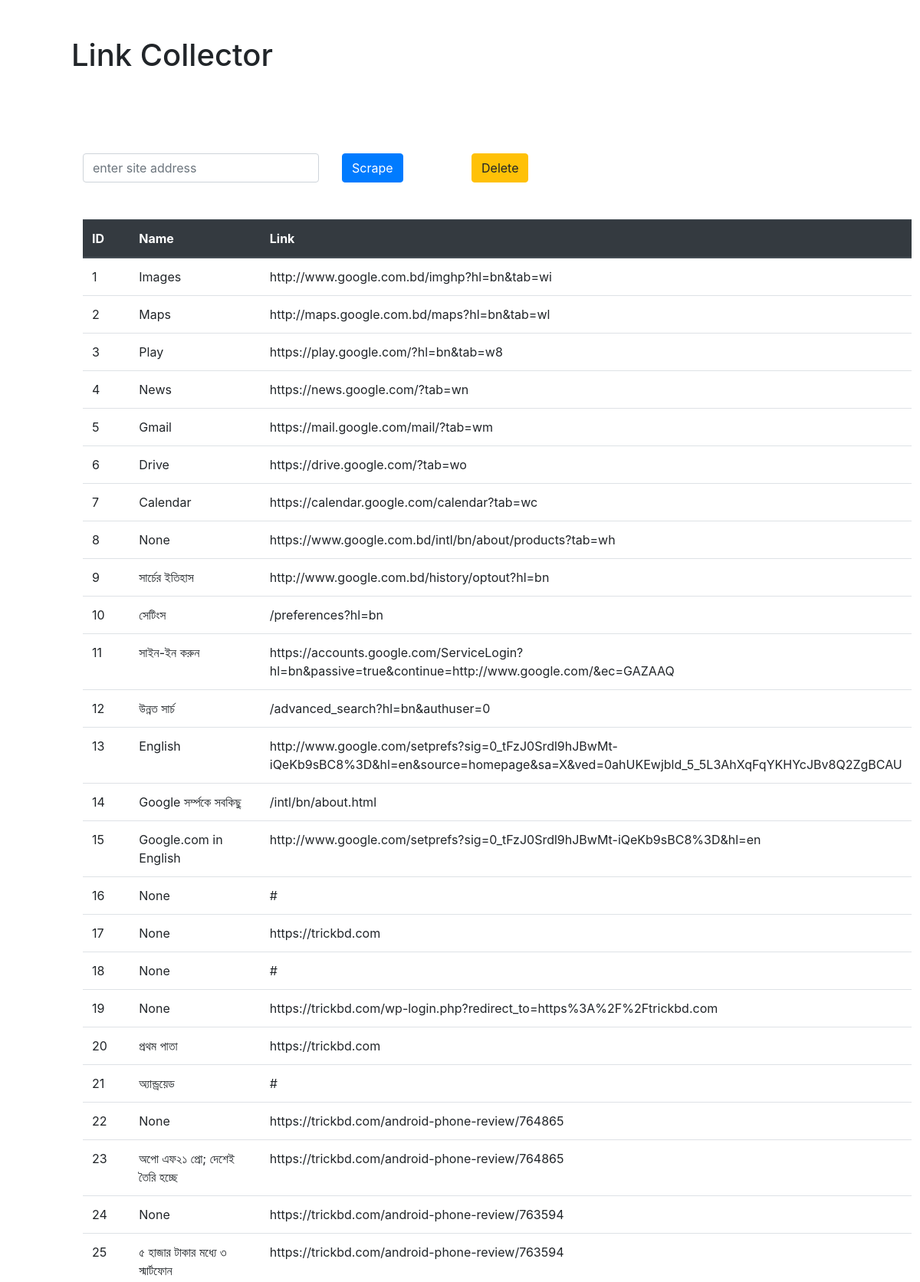
The page / (upper part) on the database its author committed.
### App/models.py (models this page shows, shortened)
class Link(models.Model):
    address = models.CharField(max_length=1000, null=True, blank=True)
    name = models.CharField(max_length=1000, null=True, blank=True)

### App/views.py (the view)
# urls.py: path('', views.scrape, name="scrape")
def scrape(request):
    if request.method == "POST":
        site = request.POST.get('site', '')
        page = requests.get(site)
        soup = BeautifulSoup(page.text, 'html.parser')
        for link in soup.find_all('a'):
            link_address = link.get('href')
            link_text = link.string
            Link.objects.create(address=link_address, name=link_text)
        return HttpResponseRedirect('/')
    else:
        data = Link.objects.all()
    return render(request, 'index.html', {'data': data})

### templates/index.html (shortened to what this page needs)
<!DOCTYPE html>
<html lang="en">
<head>
        <link rel="stylesheet" href="https://stackpath.bootstrapcdn.com/bootstrap/4.3.1/css/bootstrap.min.css">
</head>
<body>
       <div class="container">
        <div class="row">
            <div class="col-md-12 m-5">
                <h1>Link Collector</h1>
            </div>
        </div>
        <div class="row m-5">
            <div class="col-md-4">
                <form method="POST" action="/">
                    <input class="form-control" name="site" type="text" id="site" placeholder="enter site address">
                </div>
                <div class="col-md-2">
                    <button class="btn btn-primary" type="submit">Scrape</button>
                </div>
                <div class="col-md-6">
                    <a class="btn btn-warning" href="/delete">Delete</a>
                </div>
        </div>
           <div class="row m-5">
               <div class="col-md-8">
                    <table class="table">
                            <thead class="thead-dark">
                              <tr>
                                <th scope="col">ID</th>
                                <th scope="col">Name</th>
                                <th scope="col">Link</th>
                              </tr>
                            </thead>
                            <tbody>
                            {% for link in data %}
                              <tr>
                                <td>{{link.id}}</td>
                                <td>{{link.name}}</td>
                                <td>{{link.address}}</td>
                              </tr>
                              {% endfor %}
                            </tbody>
                          </table>
               </div>
           </div>
       </div>
</body>
</html>

### rows shown on the page
Link: id "1", name "Images", address "http://www.google.com.bd/imghp?hl=bn&tab=wi"
Link: id "2", name "Maps", address "http://maps.google.com.bd/maps?hl=bn&tab=wl"
Link: id "3", name "Play", address "https://play.google.com/?hl=bn&tab=w8"
Link: id "4", name "News", address "https://news.google.com/?tab=wn"
Link: id "5", name "Gmail", address "https://mail.google.com/mail/?tab=wm"
Link: id "6", name "Drive", address "https://drive.google.com/?tab=wo"
Link: id "7", name "Calendar", address "https://calendar.google.com/calendar?tab=wc"
Link: id "8", name "None", address "https://www.google.com.bd/intl/bn/about/products?tab=wh"
Link: id "9", name "সার্চের ইতিহাস", address "http://www.google.com.bd/history/optout?hl=bn"
Link: id "10", name "সেটিংস", address "/preferences?hl=bn"
Link: id "11", name "সাইন-ইন করুন", address "https://accounts.google.com/ServiceLogin?hl=bn&passive=true&continue=http://www.google.com/&ec=GAZAAQ"
Link: id "12", name "উন্নত সার্চ", address "/advanced_search?hl=bn&authuser=0"
Link: id "13", name "English", address "http://www.google.com/setprefs?sig=0_tFzJ0Srdl9hJBwMt-iQeKb9sBC8%3D&hl=en&source=homepage&sa=X&ved=0ahUKEwjbld_5_5L3AhXqFqYKHYcJBv8Q2ZgBCAU"
Link: id "14", name "Google সর্ম্পকে সবকিছু", address "/intl/bn/about.html"
Link: id "15", name "Google.com in English", address "http://www.google.com/setprefs?sig=0_tFzJ0Srdl9hJBwMt-iQeKb9sBC8%3D&hl=en"
Link: id "16", name "None", address "#"
Link: id "17", name "None", address "https://trickbd.com"
Link: id "18", name "None", address "#"
Link: id "19", name "None", address "https://trickbd.com/wp-login.php?redirect_to=https%3A%2F%2Ftrickbd.com"
Link: id "20", name "প্রথম পাতা", address "https://trickbd.com"
Link: id "21", name "অ্যান্ড্রয়েড", address "#"
Link: id "22", name "None", address "https://trickbd.com/android-phone-review/764865"
Link: id "23", name "অপো এফ২১ প্রো; দেশেই তৈরি হচ্ছে", address "https://trickbd.com/android-phone-review/764865"
Link: id "24", name "None", address "https://trickbd.com/android-phone-review/763594"
Link: id "25", name "৫ হাজার টাকার মধ্যে ৩ স্মার্টফোন", address "https://trickbd.com/android-phone-review/763594"
